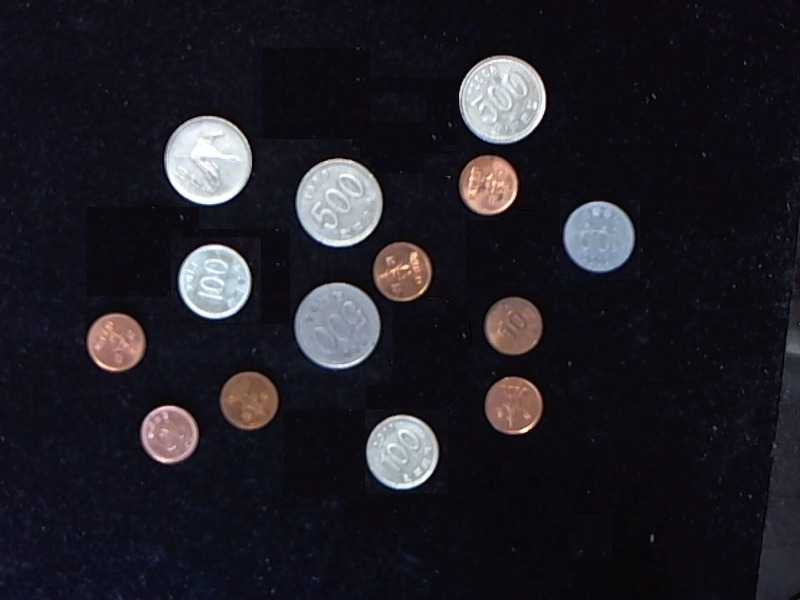
//> input picture 240701prac1/coinkor2.jpg, 800 x 600 px
$ ./main   (built with g++ and OpenCV 4)
//> lines starting //> are read from the running program, lines starting //| are printed output that depends on the picture; after the words box and inside, x2 and y2 are one past the last pixel; in counts of white or black regions, pixels touching at a corner belong together
#include "opencv2/opencv.hpp"
#include <iostream>

using namespace std;
using namespace cv;

void hough_circle() {
	Mat src = imread("coinkor2.jpg", IMREAD_GRAYSCALE);
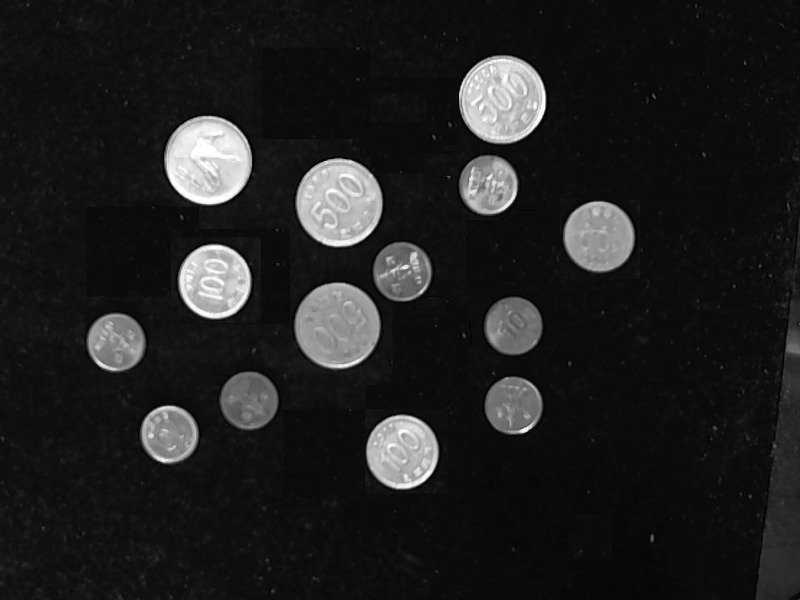
//> src: 600 rows x 800 cols, CV_8UC1; min 0, max 255, mean 32.4

	if (src.empty()) {
		cerr << "fail" << endl;
		return;
	}

	Mat blurred;
	blur(src, blurred, Size(3, 3));

	vector<Vec3f> circles;
	HoughCircles(blurred, circles, HOUGH_GRADIENT, 1, 50, 350, 40);
//> circles = 14 circles (x, y, radius), first 12: [501.5, 99.5, 43.6], [337.5, 325.5, 42.5], [339.5, 202.5, 43.5], [115.5, 341.5, 28.8], [208.5, 160.5, 43.3], [248.5, 399.5, 28.6], [168.5, 433.5, 28.5], [598.5, 235.5, 35.3], [401.5, 450.5, 35.7], [512.5, 325.5, 28.5], [513.5, 404.5, 28.9], [401.5, 271.5, 29.9]

	Mat dst;
	cvtColor(src, dst, COLOR_GRAY2BGR);

	for (Vec3f c : circles) {
		Point center(cvRound(c[0]), cvRound(c[1]));
		int radius = cvRound(c[2]);

		if (radius < 35) {
			circle(dst, center, radius, Scalar(0, 0, 255), 2, LINE_AA);
		}
		else if (radius < 40) {
			circle(dst, center, radius, Scalar(0, 255, 0), 2, LINE_AA);
		}
		else if (radius < 50) {
			circle(dst, center, radius, Scalar(255, 0, 0), 2, LINE_AA);
		}
	}
//> this loop made 14 passes
//> (c, center, radius) on passes 1 to 12: ([501.5, 99.5, 43.6], Point(502, 100), 44), ([337.5, 325.5, 42.5], Point(338, 326), 42), ([339.5, 202.5, 43.5], Point(340, 202), 44), ([115.5, 341.5, 28.8], Point(116, 342), 29), ([208.5, 160.5, 43.3], Point(208, 160), 43), ([248.5, 399.5, 28.6], Point(248, 400), 29), ([168.5, 433.5, 28.5], Point(168, 434), 28), ([598.5, 235.5, 35.3], Point(598, 236), 35), ([401.5, 450.5, 35.7], Point(402, 450), 36), ([512.5, 325.5, 28.5], Point(512, 326), 28), ([513.5, 404.5, 28.9], Point(514, 404), 29), ([401.5, 271.5, 29.9], Point(402, 272), 30)
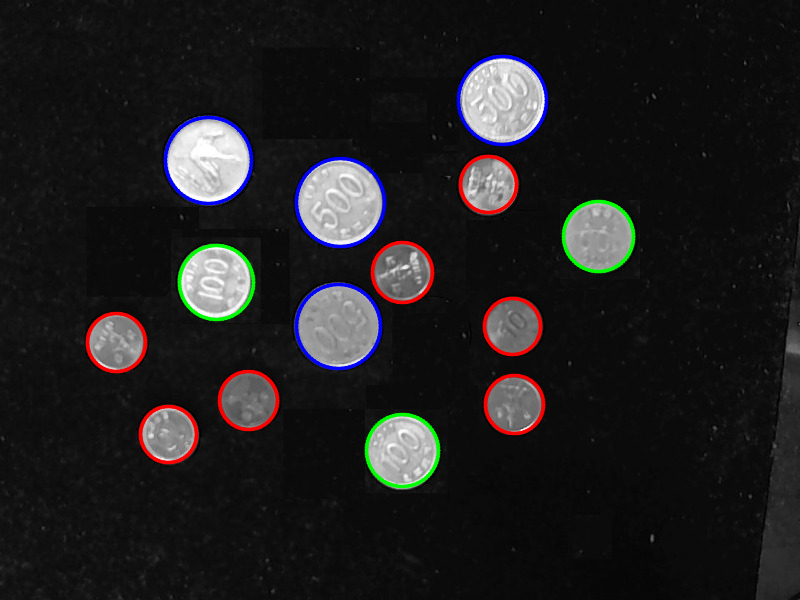
//> dst: 600 rows x 800 cols, CV_8UC3; mean B, G, R 32.1, 31.4, 32.5

	putText(dst, "RED=10 GREEN=100 BLUE=500", Point(10, 30), FONT_HERSHEY_SIMPLEX, 1, Scalar(255, 255, 255));
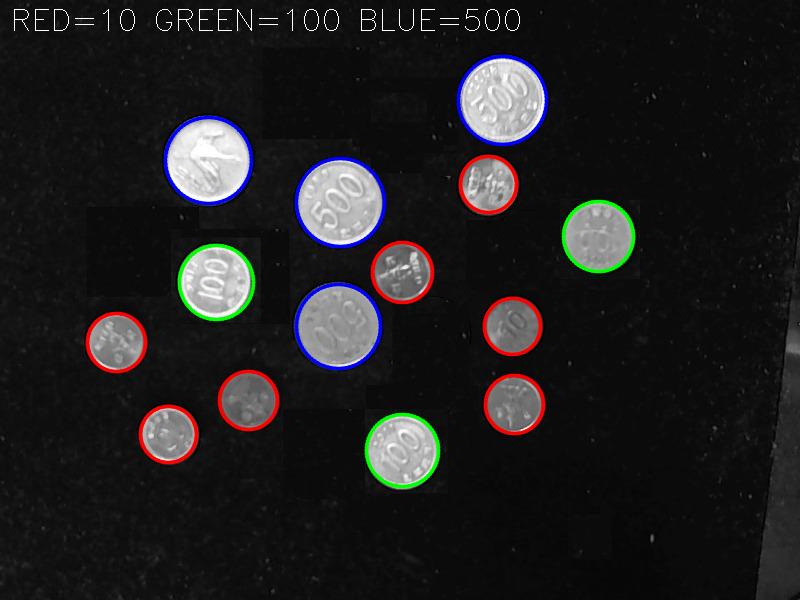
//> dst: 600 rows x 800 cols, CV_8UC3; 0.25% of pixels changed, all inside (x1, y1, x2, y2) = (14, 9, 520, 31)

	imshow("src", src);
	imshow("dst", dst);
	waitKey();
	destroyAllWindows();
}

int main(void) {
	hough_circle();
}
